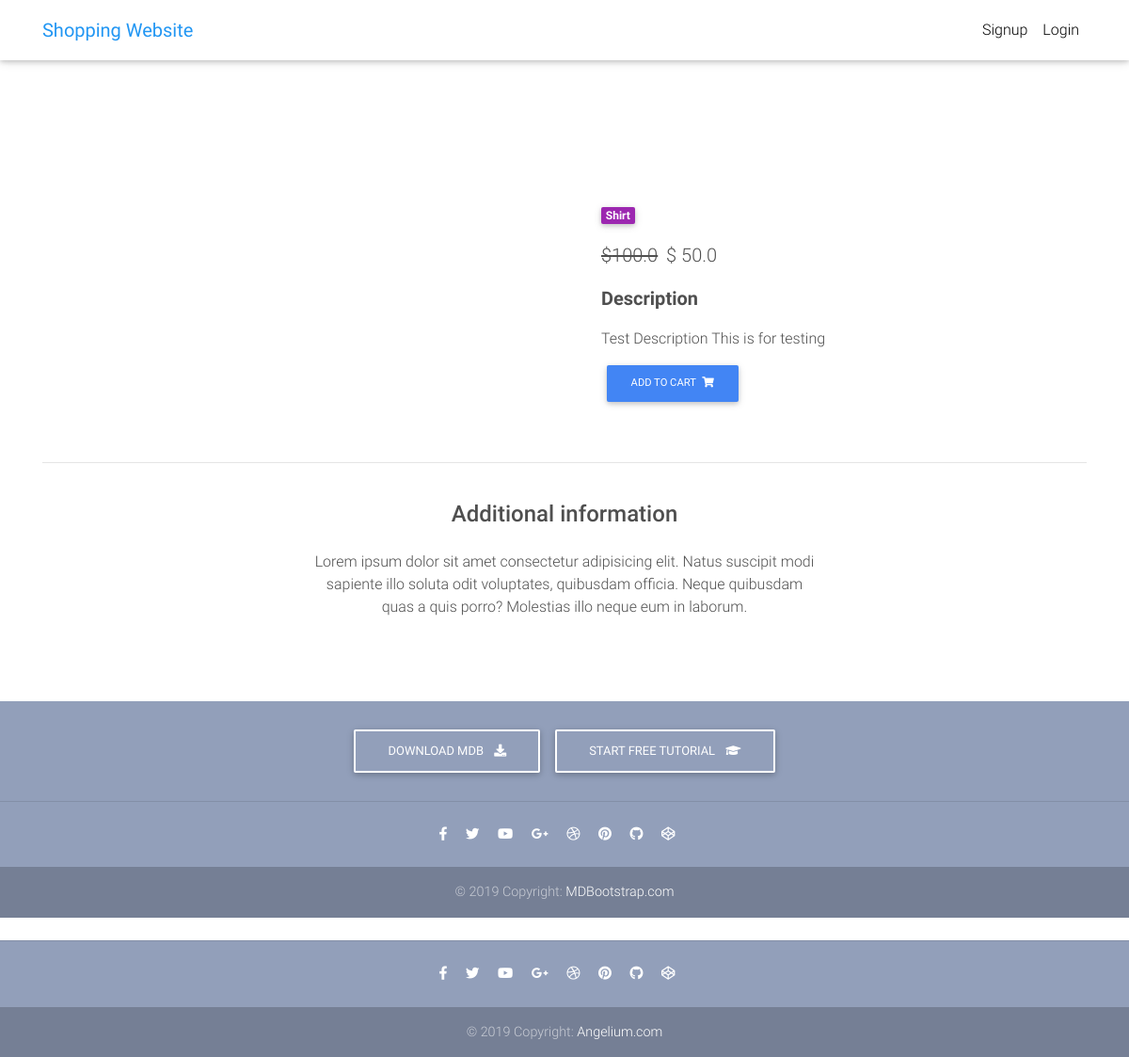
Screenshot of /products/test-product-1/ with the database file from the repository.
### core/models.py (models this page shows, shortened)
class Item(models.Model):
	title = models.CharField(max_length=100)
	price = models.FloatField()
	discount_price = models.FloatField(blank=True, null=True)
	category = models.CharField(choices=CATEGORY_LIST, max_length=2)
	label = models.CharField(choices=LABEL_CHOICES, max_length=1)
	slug = models.SlugField()
	description = models.TextField()
	def get_add_to_cart_url(self):
		return reverse("core:add-to-cart", kwargs={
			'slug': self.slug
			})

### core/views.py (the view)
# urls.py: path('products/<slug>/', ItemDetailView.as_view(), name='product'),
class ItemDetailView(DetailView):
	model = Item
	template_name = 'product.html'

### templates/product.html (shortened to what this page needs)
{% extends 'base.html' %}
{% load static %}
{% block content %}
<!DOCTYPE html>
<html lang="en">
<head>
  <link rel="stylesheet" href="https://use.fontawesome.com/releases/v5.11.2/css/all.css">
  <link href="{% static 'css/bootstrap.min.css' %}" rel="stylesheet">
  <link href="{% static 'css/mdb.min.css' %}" rel="stylesheet">
  <link href="{% static 'css/style.min.css' %}" rel="stylesheet">
</head>
<body>
  <main class="mt-5 pt-4">
    <div class="container dark-grey-text mt-5">
      <div class="row wow fadeIn">
        <div class="col-md-6 mb-4">
        </div>
        <div class="col-md-6 mb-4">
          <div class="p-4">
            <div class="mb-3">
              <a href="">
                <span class="badge purple mr-1">{{ object.get_category_display }}</span>
              </a>
            </div>
            <p class="lead">
              <span class="mr-1">
                {% if object.discount_price %}
                <del>${{object.price}}</del>
              </span>
              <span>$
                    {{ object.discount_price }}
                    {% else %}
                    ${{ object.price }}
                    {% endif %}</span>
            </p>
            <p class="lead font-weight-bold">Description</p>
            <p>{{ object.description }}</p>
                <a href="{{ object.get_add_to_cart_url}} " class="btn btn-primary btn-md my-0 p" >Add to cart
                  <i class="fas fa-shopping-cart ml-1"></i>
                </a>
          </div>
        </div>
      </div>
      <hr>
      <div class="row d-flex justify-content-center wow fadeIn">
        <div class="col-md-6 text-center">
          <h4 class="my-4 h4">Additional information</h4>
          <p>Lorem ipsum dolor sit amet consectetur adipisicing elit. Natus suscipit modi sapiente illo soluta odit
            voluptates,
            quibusdam officia. Neque quibusdam quas a quis porro? Molestias illo neque eum in laborum.</p>
        </div>
      </div>
      <div class="row wow fadeIn">
        <div class="col-lg-4 col-md-12 mb-4">
        </div>
        <div class="col-lg-4 col-md-6 mb-4">
        </div>
        <div class="col-lg-4 col-md-6 mb-4">
        </div>
      </div>
    </div>
  </main>
  <footer class="page-footer text-center font-small mt-4 wow fadeIn">
    <div class="pt-4">
      <a class="btn btn-outline-white" href="https://mdbootstrap.com/docs/jquery/getting-started/download/" target="_blank"
        role="button">Download MDB
        <i class="fas fa-download ml-2"></i>
      </a>
      <a class="btn btn-outline-white" href="https://mdbootstrap.com/education/bootstrap/" target="_blank" role="button">Start
        free tutorial
        <i class="fas fa-graduation-cap ml-2"></i>
      </a>
    </div>
    <hr class="my-4">
    <div class="pb-4">
      <a href="https://www.facebook.com/mdbootstrap" target="_blank">
        <i class="fab fa-facebook-f mr-3"></i>
      </a>
      <a href="https://twitter.com/MDBootstrap" target="_blank">
        <i class="fab fa-twitter mr-3"></i>
      </a>
      <a href="https://www.youtube.com/watch?v=7MUISDJ5ZZ4" target="_blank">
        <i class="fab fa-youtube mr-3"></i>
      </a>
      <a href="https://plus.google.com/u/0/b/107863090883699620484" target="_blank">
        <i class="fab fa-google-plus-g mr-3"></i>
      </a>
      <a href="https://dribbble.com/mdbootstrap" target="_blank">
        <i class="fab fa-dribbble mr-3"></i>
      </a>
      <a href="https://pinterest.com/mdbootstrap" target="_blank">
        <i class="fab fa-pinterest mr-3"></i>
      </a>
      <a href="https://github.com/mdbootstrap/bootstrap-material-design" target="_blank">
        <i class="fab fa-github mr-3"></i>
      </a>
      <a href="http://codepen.io/mdbootstrap/" target="_blank">
        <i class="fab fa-codepen mr-3"></i>
      </a>
    </div>
    <div class="footer-copyright py-3">
      © 2019 Copyright:
      <a href="https://mdbootstrap.com/education/bootstrap/" target="_blank"> MDBootstrap.com </a>
    </div>
  </footer>
</body>
</html>
{% endblock %}

### templates/base.html (style rules this page uses)
html, body, header, .carousel { height: 60vh; }

### rows the page displays
Item: category "Shirt", price "100.0", discount_price "50.0", description "Test Description This is for testing"
